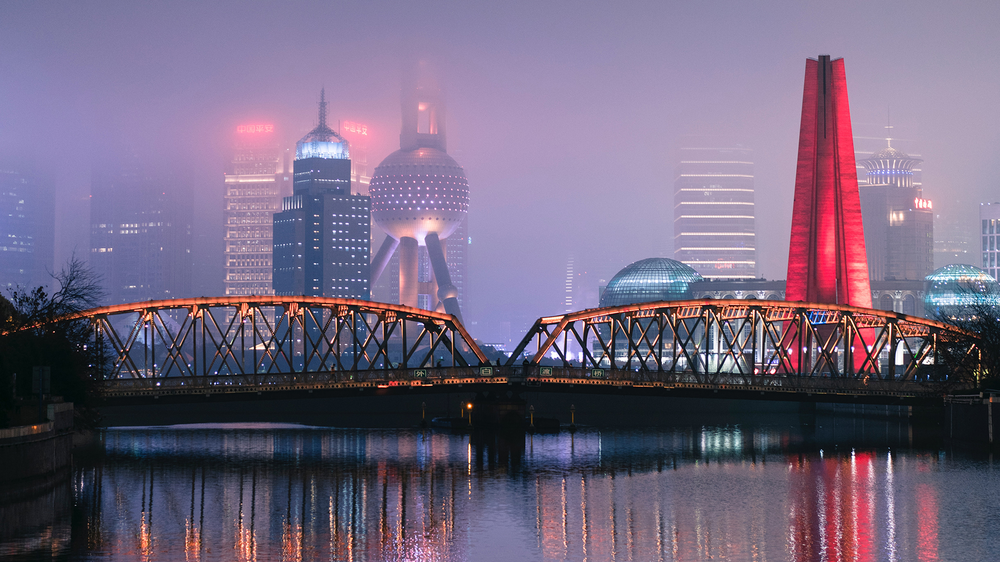
#> input picture source.png, 1000 x 562 px, shrunk from 1920 x 1080 before the run
$ python ssn.py
#> lines starting #> are read from the running program, lines starting #| are printed output that depends on the picture
from numpy import uint8
from skimage import io
import matplotlib.pyplot as plt


def disassemble():
    print('disassembling')
    source = io.imread('source.png')
#> source is the input picture: shape (562, 1000, 3); mean R, G, B 115.4, 102.4, 127.1
    print(f'type: {type(source)}')
#| type: <class 'numpy.ndarray'>
    print(f'shage: {source.shape}')
#| shage: (562, 1000, 3)
    print(f'size: {source.size / (1 << 20):.2f} MB')
#| size: 1.61 MB
    image = source[:, :, :].copy()
    for i in range(8)[::-1]:
        layer = 1 << i
        mask = image >= layer
        image[mask] -= layer
        mask = mask.astype(dtype=uint8)*uint8(255)
        plt.imsave(f'layer{layer}.png', mask)
        print(f'layer{layer} saved')
#> this loop made 8 passes
#> pass 1, in disassemble, `mask = image >= layer`:
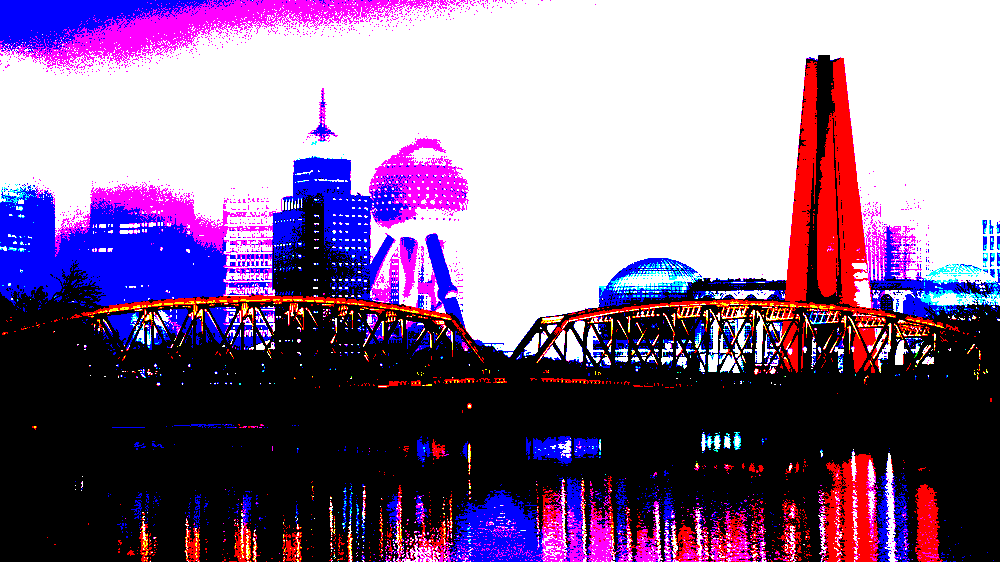
#> mask: shape (562, 1000, 3) bool; mean R, G, B 0.526, 0.424, 0.567
#> pass 2, in disassemble, `mask = image >= layer`:
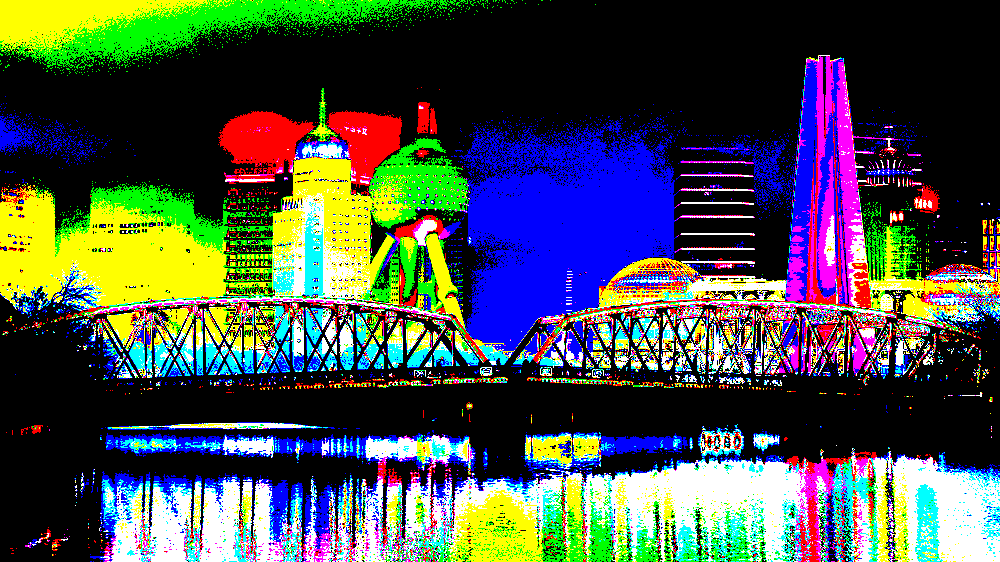
#> mask: shape (562, 1000, 3) bool; mean R, G, B 0.278, 0.311, 0.292
#> after the loop: image: shape (562, 1000, 3); every value is 0
#> after the loop:
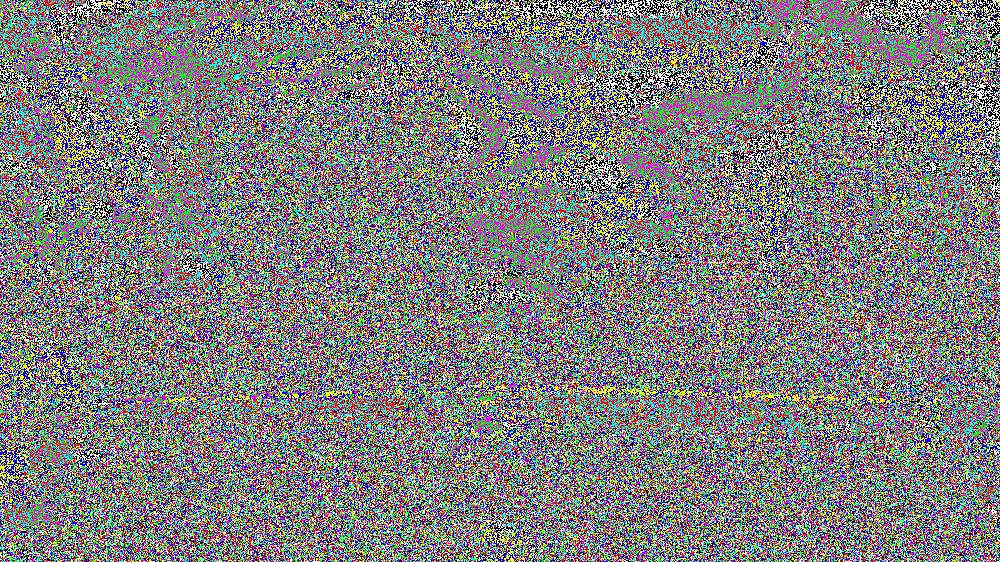
#> mask: shape (562, 1000, 3); mean R, G, B 128.2, 127.5, 127.5


def assemble():
    print('assembling')
    source = None
    for i in range(8)[::-1]:
        layer = 1 << i
        def load(): return io.imread(
            f'layer{layer}.png').astype(bool) * uint8(layer)
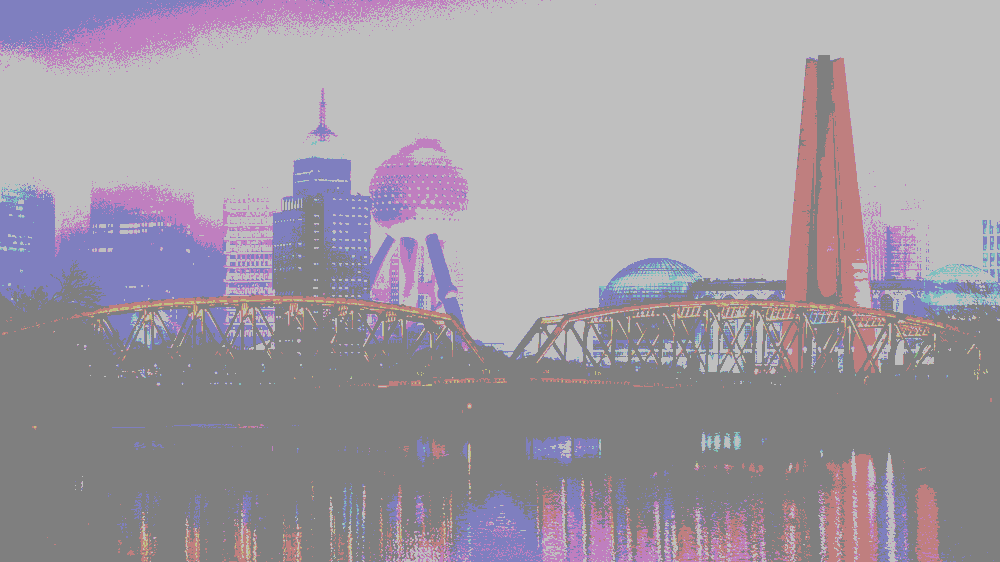
#> returned value: shape (562, 1000, 4); mean of channels 0, 1, 2, 3 67.4, 54.3, 72.6, 128; transparent parts drawn white
        if source is None:
            source = load()
        else:
            source += load()
        plt.imsave(f'asm{(1 << 8) - (1 << i)}.png', source)
        print(f'layer{layer} embedded')
    plt.imshow(source)  # , cmap='gray')
    plt.imsave('composed.png', source)


def main():
    disassemble()
    assemble()


if __name__ == '__main__':
    print('main')
    main()
    plt.show()
